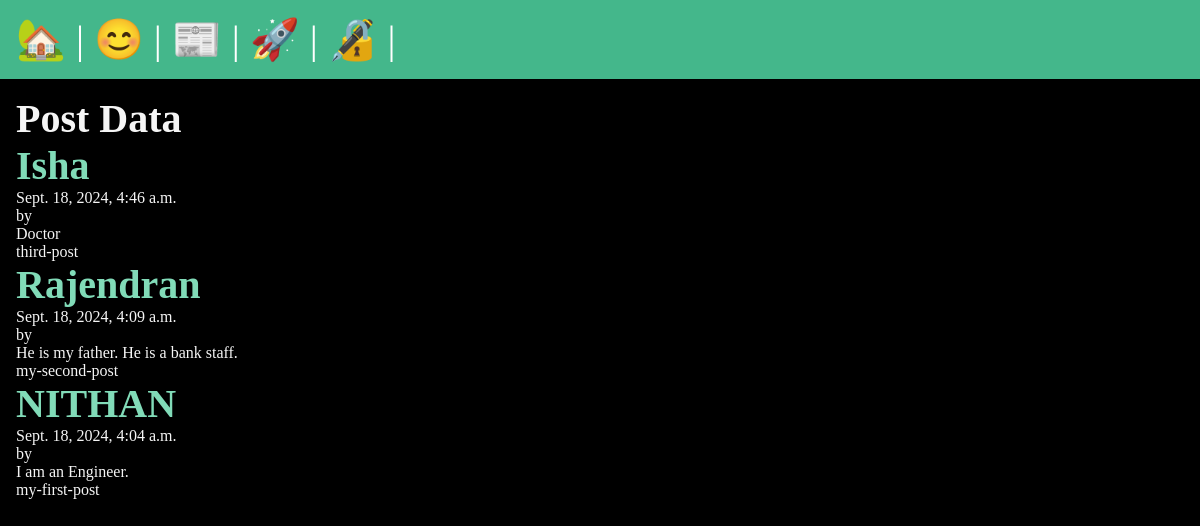
/posts/, run on an earlier commit of the app's database.
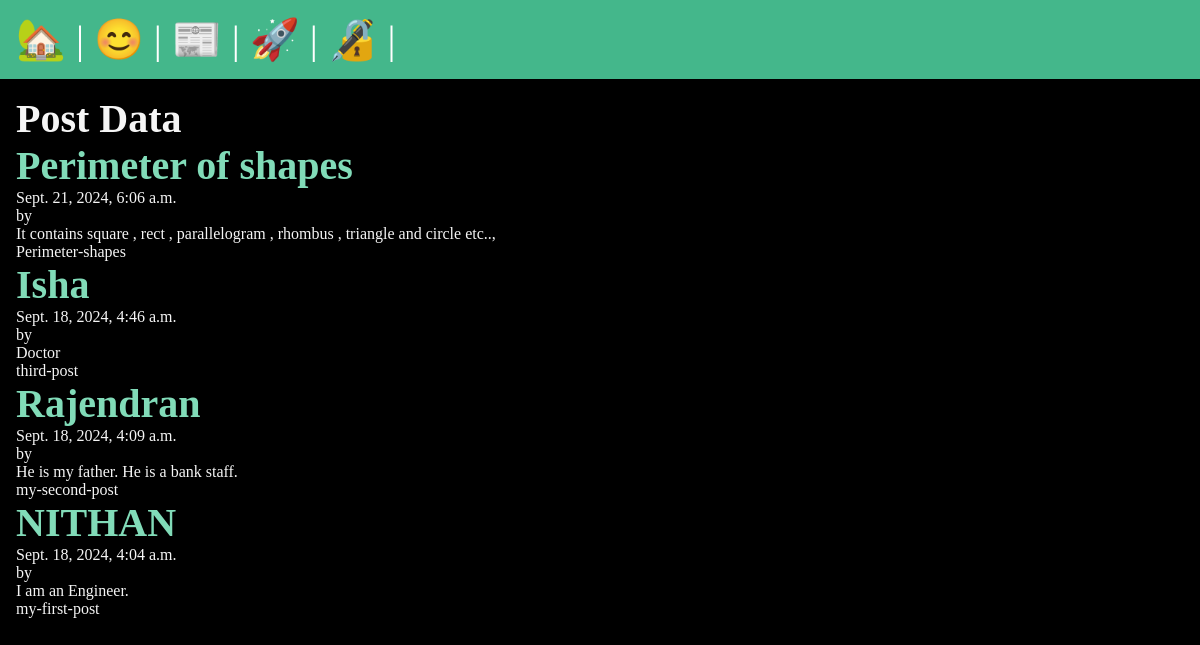
And on a later commit of the database.
### posts/models.py (models this page shows, shortened)
class Post(models.Model):
    title=models.CharField( max_length=50)
    body=models.TextField()
    slug=models.SlugField()
    date=models.DateTimeField(auto_now_add=True)
    banner = models.ImageField(default="fallback.png",blank=True)

### posts/views.py (the view)
# urls.py: path('',views.posts_list,name="list"),
def posts_list(request):
    post_data = Post.objects.all().order_by("-date")
    return render(request,'posts/post_list.html',{"posts":post_data})

### assets/posts/templates/posts/post_list.html (shortened to what this page needs)
{% extends "layout.html" %}
{% block content %}
    <h1>Post Data</h1>
    {% for post in posts%}
        <article>
            <h1>
                <a href="{% url 'posts:page' slug=post.slug %}">
                {{post.title}}
                </a>
            </h1>
            <p>{{post.date}}</p><p>by {{post.author}}</p>
            <p>{{post.body}}</p>
            <p>{{post.slug}}</p>
        </article>
    {% endfor%}
{% endblock %}

### templates/layout.html (shortened to what this page needs)
<!DOCTYPE html>
{% load static %}
<html lang="en">
<head>
    <link rel="stylesheet" type="text/css" href='{% static '/css/style.css' %}?{% now "U" %}'>
</head>
<body>
    <nav>
        <a href="/">
            <span role="img" aria-label="Home" title="Home">🏡</span>
        </a> |
        <a href="/about">😊</a> |
        <a href="{% url 'posts:list'%}">📰</a> |
        <a href="{% url 'users:register'%}">
            <span role="img" title="User" aria-label="register">🚀</span>
        </a> |
        {% if  user.is_authenticated %}
            <a href="{% url 'posts:new-post' %} ">
                <span role="img" aria-label="new post" title="new Post">
                    🆕
                </span>
            </a>|
            <form class="logout" action="{% url 'users:logout' %}" method="post">
                {% csrf_token %}
                <button class="logout-button" aria-label="logout">🔓</button>
            </form>
        {% else %}
            <a href="{% url 'users:login' %} ">
                <span role="img" aria-label="User Login" title="User login">
                    🔏
                </span>
            </a>|
        {% endif %}
    </nav>
    <main>
        {% block content %}
        {% endblock %}
    </main>
</body>
</html>

### assets/static/css/style.css (style rules this page uses)
* { margin: 0; padding: 0; box-sizing: border-box; }
body { min-height: 100vh; background-color: black; color: whitesmoke; font-size: 3rem; }
nav { padding: 1rem; background-color: #44B78B; color: white; font-size: 2.5rem; }
main { padding: 1rem; }
h1, h2 { font-size: 2.5rem; }
p { font-size: 1rem; }
a { text-decoration: none; color: #81dbb8; }

What changed in the data, as far as the page shows it:
added Post: title "Perimeter of shapes", date "Sept. 21, 2024, 6:06 a.m.", body "It contains square , rect , parallelogram , rhombus , triangle and circle etc..,", slug "Perimeter-shapes"
